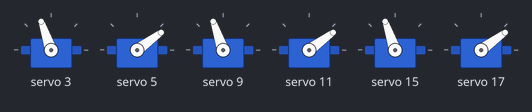
Simulated run of this sketch. Board: Arduino Uno, built with avr-gcc and run on an emulated ATmega328P. On the bench: 6 × servo. What the sketch prints to the serial monitor is not drawn.

Above: at 0.05 s.
At 0.6 s:
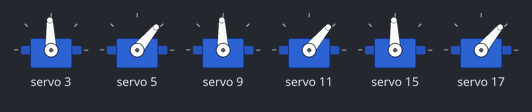
At 0.85 s:
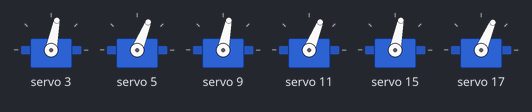
At 1.0 s:
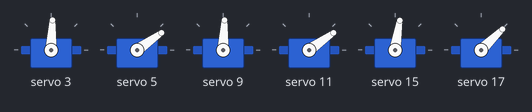
At 1.15 s:
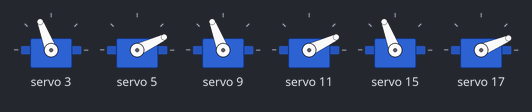
Timing chart, 0 to 3.0 s (numbered marks = the images above):
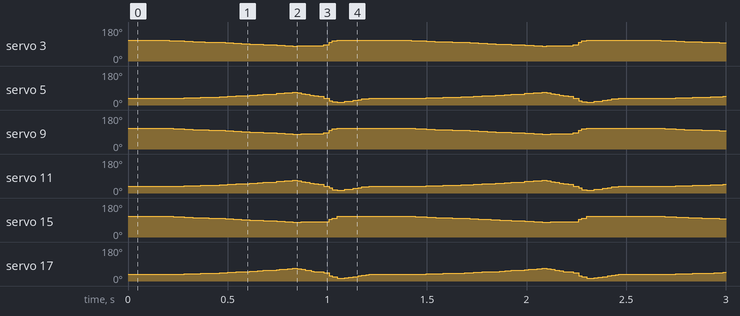

The sketch:

20220917.ino
```cpp
#include <Servo.h>

#include <Wire.h>
#include <Adafruit_PWMServoDriver.h>
#include <math.h>
#define PI 3.14

Adafruit_PWMServoDriver pwm = Adafruit_PWMServoDriver(0x40);
Adafruit_PWMServoDriver pwm2 = Adafruit_PWMServoDriver(0x41);


Servo myservo;  // create servo object to control a servo
Servo myservo2;  // create servo object to control a servo

float L1 = 295;
float L2 = 195;

int X = (int)(L1 + L2);
int Y = 0;

float thetaE = 0;
float thetaQ = 0;
float thetaS = 0;


int foot0 = 0;
int foot1 = 0;
int foot2 = 0;
int foot3 = 0;
int foot4 = 0;
int foot5 = 0;


void motor0(int Angle)
{
  int a = constrain(map(Angle, 0, 270, 150, 600), 150, 600);
  pwm.setPWM(0, 0, a);
}

void motor1(int Angle)
{
  int a = constrain(map(Angle, 0, 270, 150, 600), 150, 600);
  pwm.setPWM(1, 0, a);
}

void motor2(int Angle)
{
  int a = constrain(map(Angle, 0, 270, 150, 600), 150, 600);
  pwm.setPWM(2, 0, a);
}

void motor3(int Angle)
{
  int a = constrain(map(Angle, 0, 270, 150, 600), 150, 600);
  pwm.setPWM(3, 0, a);
}

void motor4(int Angle)
{
  int a = constrain(map(Angle, 0, 270, 150, 600), 150, 600);
  pwm.setPWM(4, 0, a);
}

void motor5(int Angle)
{
  int a = constrain(map(Angle, 0, 270, 150, 600), 150, 600);
  pwm.setPWM(5, 0, a);
}

void motor6(int Angle)
{
  int a = constrain(map(Angle, 0, 270, 150, 600), 150, 600);
  pwm.setPWM(7, 0, a);
}

void motor7(int Angle)
{
  int a = constrain(map(Angle, 0, 270, 150, 600), 150, 600);
  pwm.setPWM(7, 0, a);
}

void motor8(int Angle)
{
  int a = constrain(map(Angle, 0, 270, 150, 600), 150, 600);
  pwm.setPWM(8, 0, a);
}

void motor9(int Angle)
{
  int a = constrain(map(Angle, 0, 270, 150, 600), 150, 600);
  pwm.setPWM(9, 0, a);
}

void motor10(int Angle)
{
  int a = constrain(map(Angle, 0, 270, 150, 600), 150, 600);
  pwm.setPWM(10, 0, a);
}

void motor11(int Angle)
{
  int a = constrain(map(Angle, 0, 270, 150, 600), 150, 600);
  pwm.setPWM(11, 0, a);
}

void motor12(int Angle)
{
  int a = constrain(map(Angle, 0, 270, 150, 600), 150, 600);
  pwm.setPWM(12, 0, a);
}

void motor13(int Angle)
{
  int a = constrain(map(Angle, 0, 270, 150, 600), 150, 600);
  pwm.setPWM(13, 0, a);
}

void motor14(int Angle)
{
  int a = constrain(map(Angle, 0, 270, 150, 600), 150, 600);
  pwm.setPWM(14, 0, a);
}

void motor15(int Angle)
{
  int a = constrain(map(Angle, 0, 270, 150, 600), 150, 600);
  pwm.setPWM(15, 0, a);
}

void motor16(int Angle)
{
  int a = constrain(map(Angle, 0, 270, 150, 600), 150, 600);
  pwm2.setPWM(0, 0, a);
}

void motor17(int Angle)
{
  int a = constrain(map(Angle, 0, 270, 150, 600), 150, 600);
  pwm2.setPWM(1, 0, a);
} //여기까지 다리6개, 모터18개


void lag0(int X, int Y)
{

  float X_max = (L1 + L2);
  float X_min = (L1 - L2) * cos(PI / 4);
  float Y_max = (L1 + L2);
  float Y_min = (L1 - L2) * sin(PI / 4);

  X = constrain(X, X_min, X_max);
  Y = constrain(Y, Y_min, Y_max);

  //if (Serial.read() == '\n') {
    thetaE = acos((pow(X, 2) + pow(Y, 2) - pow(L1, 2) - pow(L2, 2)) / (2 * L1 * L2));
    thetaQ = acos((pow(X, 2) + pow(Y, 2) + pow(L1, 2) - pow(L2, 2)) / (2 * L1 * (sqrt((pow(X, 2) + pow(Y, 2))))));
    thetaS = atan2(Y, X) - thetaQ;


    //myservo.write(thetaS * 180 / PI+45);              // tell servo to go to position in variable 'pos'
    //myservo2.write(thetaE * 180 / PI+45);              // tell servo to go to position in variable 'pos'
    /*
            Serial.print(thetaE * 180 / PI);
            Serial.print(",");
            Serial.println(thetaS * 180 / PI);
    */
    float m1 = thetaS * 180 / PI + 45;
    float m2 = thetaE * 180 / PI + 45;
    motor0 (m1+90);
    motor2(180-m2);


}


void lag1(int X, int Y)
{

  float X_max = (L1 + L2);
  float X_min = (L1 - L2) * cos(PI / 4);
  float Y_max = (L1 + L2);
  float Y_min = (L1 - L2) * sin(PI / 4);

  X = constrain(X, X_min, X_max);
  Y = constrain(Y, Y_min, Y_max);

  //if (Serial.read() == '\n') {
    thetaE = acos((pow(X, 2) + pow(Y, 2) - pow(L1, 2) - pow(L2, 2)) / (2 * L1 * L2));
    thetaQ = acos((pow(X, 2) + pow(Y, 2) + pow(L1, 2) - pow(L2, 2)) / (2 * L1 * (sqrt((pow(X, 2) + pow(Y, 2))))));
    thetaS = atan2(Y, X) - thetaQ;


    //myservo.write(thetaS * 180 / PI+45);              // tell servo to go to position in variable 'pos'
    //myservo2.write(thetaE * 180 / PI+45);              // tell servo to go to position in variable 'pos'
    /*
            Serial.print(thetaE * 180 / PI);
            Serial.print(",");
            Serial.println(thetaS * 180 / PI);
    */
    float m1 = thetaS * 180 / PI + 45;
    float m2 = thetaE * 180 / PI + 45;
    motor3 (180 - m1);
    motor5(180-m2);


}


void lag2(int X, int Y)
{

  float X_max = (L1 + L2);
  float X_min = (L1 - L2) * cos(PI / 4);
  float Y_max = (L1 + L2);
  float Y_min = (L1 - L2) * sin(PI / 4);

  X = constrain(X, X_min, X_max);
  Y = constrain(Y, Y_min, Y_max);

  //if (Serial.read() == '\n') {
    thetaE = acos((pow(X, 2) + pow(Y, 2) - pow(L1, 2) - pow(L2, 2)) / (2 * L1 * L2));
    thetaQ = acos((pow(X, 2) + pow(Y, 2) + pow(L1, 2) - pow(L2, 2)) / (2 * L1 * (sqrt((pow(X, 2) + pow(Y, 2))))));
    thetaS = atan2(Y, X) - thetaQ;


    //myservo.write(thetaS * 180 / PI+45);              // tell servo to go to position in variable 'pos'
    //myservo2.write(thetaE * 180 / PI+45);              // tell servo to go to position in variable 'pos'
    /*
            Serial.print(thetaE * 180 / PI);
            Serial.print(",");
            Serial.println(thetaS * 180 / PI);
    */
    float m1 = thetaS * 180 / PI + 45;
    float m2 = thetaE * 180 / PI + 45;
    motor6 (m1+90);
    motor8(180-m2);


}


void lag3(int X, int Y)
{

  float X_max = (L1 + L2);
  float X_min = (L1 - L2) * cos(PI / 4);
  float Y_max = (L1 + L2);
  float Y_min = (L1 - L2) * sin(PI / 4);

  X = constrain(X, X_min, X_max);
  Y = constrain(Y, Y_min, Y_max);

  //if (Serial.read() == '\n') {
    thetaE = acos((pow(X, 2) + pow(Y, 2) - pow(L1, 2) - pow(L2, 2)) / (2 * L1 * L2));
    thetaQ = acos((pow(X, 2) + pow(Y, 2) + pow(L1, 2) - pow(L2, 2)) / (2 * L1 * (sqrt((pow(X, 2) + pow(Y, 2))))));
    thetaS = atan2(Y, X) - thetaQ;


    //myservo.write(thetaS * 180 / PI+45);              // tell servo to go to position in variable 'pos'
    //myservo2.write(thetaE * 180 / PI+45);              // tell servo to go to position in variable 'pos'
    /*
            Serial.print(thetaE * 180 / PI);
            Serial.print(",");
            Serial.println(thetaS * 180 / PI);
    */
    float m1 = thetaS * 180 / PI + 45;
    float m2 = thetaE * 180 / PI + 45;
    motor9 (180-m1);
    motor11(180-m2);
    Serial.print(180-m1);
            Serial.print(",");
            Serial.println(180-m2);


}


void lag4(int X, int Y)
{

  float X_max = (L1 + L2);
  float X_min = (L1 - L2) * cos(PI / 4);
  float Y_max = (L1 + L2);
  float Y_min = (L1 - L2) * sin(PI / 4);

  X = constrain(X, X_min, X_max);
  Y = constrain(Y, Y_min, Y_max);

  //if (Serial.read() == '\n') {
    thetaE = acos((pow(X, 2) + pow(Y, 2) - pow(L1, 2) - pow(L2, 2)) / (2 * L1 * L2));
    thetaQ = acos((pow(X, 2) + pow(Y, 2) + pow(L1, 2) - pow(L2, 2)) / (2 * L1 * (sqrt((pow(X, 2) + pow(Y, 2))))));
    thetaS = atan2(Y, X) - thetaQ;


    //myservo.write(thetaS * 180 / PI+45);              // tell servo to go to position in variable 'pos'
    //myservo2.write(thetaE * 180 / PI+45);              // tell servo to go to position in variable 'pos'
    /*
            Serial.print(thetaE * 180 / PI);
            Serial.print(",");
            Serial.println(thetaS * 180 / PI);
    */
    float m1 = thetaS * 180 / PI + 45;
    float m2 = thetaE * 180 / PI + 45;
    motor12 (m1+90);
    motor14(180-m2);


}


void lag5(int X, int Y)
{

  float X_max = (L1 + L2);
  float X_min = (L1 - L2) * cos(PI / 4);
  float Y_max = (L1 + L2);
  float Y_min = (L1 - L2) * sin(PI / 4);

  X = constrain(X, X_min, X_max);
  Y = constrain(Y, Y_min, Y_max);

  //if (Serial.read() == '\n') {
    thetaE = acos((pow(X, 2) + pow(Y, 2) - pow(L1, 2) - pow(L2, 2)) / (2 * L1 * L2));
    thetaQ = acos((pow(X, 2) + pow(Y, 2) + pow(L1, 2) - pow(L2, 2)) / (2 * L1 * (sqrt((pow(X, 2) + pow(Y, 2))))));
    thetaS = atan2(Y, X) - thetaQ;


    //myservo.write(thetaS * 180 / PI+45);              // tell servo to go to position in variable 'pos'
    //myservo2.write(thetaE * 180 / PI+45);              // tell servo to go to position in variable 'pos'
    /*
            Serial.print(thetaE * 180 / PI);
            Serial.print(",");
            Serial.println(thetaS * 180 / PI);
    */
    float m1 = thetaS * 180 / PI + 45;
    float m2 = thetaE * 180 / PI + 45;
    motor15 (180-m1);
    motor17(180-m2);


}


  void test(){

      for (float i = 0; i < 35; i=i+1){

      Y = 35;
      X = i;
      lag1(X,Y);
delay(100);
      //delayMicroseconds(1);

    }

  }


/*
  int Step_Measurement(int X1,int Y1)
  {
    lag1(X1,Y1);
    delay(200);
    lag1(X1,Y1+50);
    for(int i=X1;i>j;i++)
    {
        lag1(i,Y1+50);
        if(foot1>=1)
        {
            public:int wall1 = i
            break;
        }

    }
    lag1(wall1-30,Y1+50);
    delay(200);
    lag1(wall1-30,Y1+250);
    delay(200);
    lag1(wall1+50,Y1+250);
    for(int i=Y1+250;i<k;i--)
    {
        lag1(wall1+50,i);////////////
        if(foot1>=1)
        {
            public:int wall2 = i
            break;
        }

    }

  }
*/

//////////////////////////////////////////////////////////////////////////////////////////////////////////////////
  void setup() {

  pwm.begin();
  pwm2.begin();
  pwm.setPWMFreq(60);
  pwm2.setPWMFreq(60);

  Serial.print('start');


  Serial.begin(9600);
  Serial.println("SETUP");

  //pinMode(9, OUTPUT);
  //pinMode(10, OUTPUT);
  //pinMode(11, OUTPUT);
  //myservo.write(thetaS * 180 / PI+45);
}


void loop() {


//motor5(135);
    //int X1 = 350;


//lag0(350, 1);
//lag1(350, 1);
//lag2(350, 1);
//lag3(350, 1);
//lag4(350, 1);
//lag5(350, 1);


for(int i=1;i<300;i = i+5)
     {
        lag1(350, i);
        lag3(350, i);
        lag5(350, i);
        delay(5);
     }
     for(int i=350;i>250;i = i-10)
     {
        lag1(i, 300);
        lag3(i, 300);
        lag5(i, 300);
        delay(3);
     }
     for(int i=300;i>0;i = i-50)
     {
        lag1(250, i);
        lag3(250, i);
        lag5(250, i);
        delayMicroseconds(1);
     }
     for(int i=250;i<350;i = i+10)
     {
        lag1(i, 0);
        lag3(i, 0);
        lag5(i, 0);
        delay(3);
     }


/*
motor1(45);
    int X1 = 350;

     for(int i=1;i<350;i++)
     {
        lag0(X1, i);delay(10);
     }

motor1(135);
motor2(135);
motor3(135);
motor4(135);
motor5(135);
motor6(135);
motor7(135);
motor8(135);
motor9(135);
motor10(135);
motor11(135);
motor12(135);
motor13(135);
motor14(135);
motor15(135);
motor16(135);
motor17(135);
*/


}
```
